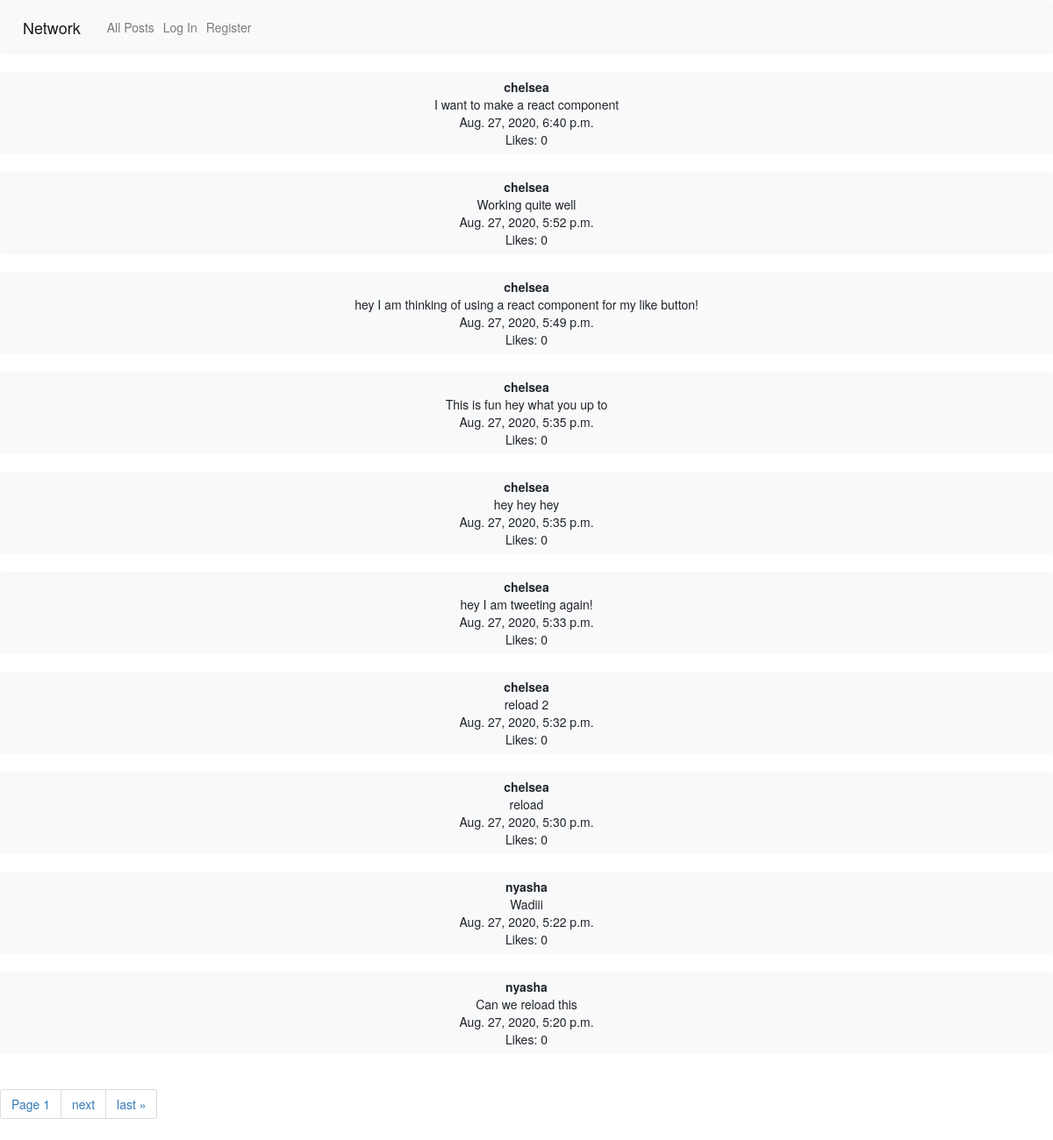
/, run on an earlier commit of the app's database.
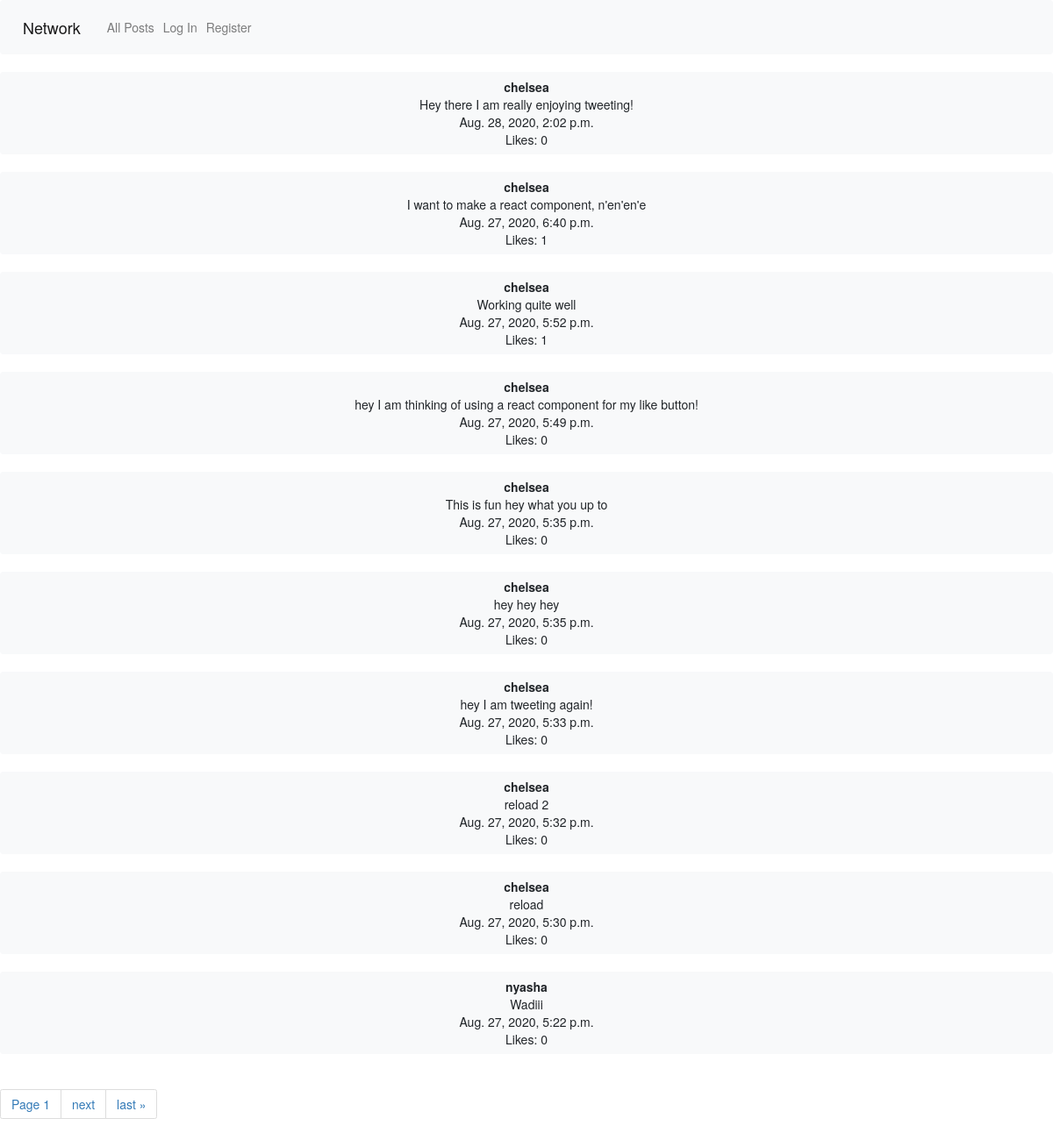
And on a later commit of the database.
### network/models.py (models this page shows, shortened)
class Tweet(models.Model):
    user = models.ForeignKey(User, related_name="tweets", on_delete=models.CASCADE)
    body = models.TextField(blank=True)
    timestamp = models.DateTimeField(auto_now_add=True)

class User(AbstractUser):
    def serialize(self):
        return{
            "id": self.id,
            "username":self.username,
            "tweets": [{"id":tweets.id,"body": tweets.body, "time": tweets.timestamp} for tweets in self.tweets.order_by("-timestamp").all()],
            "following":[user.following_user_id.id for user in self.following.all()],
            "followers":[user.user_id.id for user in self.followers.all()]
        }

### network/views.py (the view)
# urls.py: path("", views.index, name="index"),
def index(request):
    if request.user.is_authenticated:
        tweets = Tweet.objects.all()
        tweets = tweets.order_by("-timestamp").all()
        paginator = Paginator(tweets, 10)
        page_number = request.GET.get('page')
        tweets_obj = paginator.get_page(page_number)
        return render(request, 'network/logged.html', {'tweets_obj': tweets_obj})
    else:
        tweets = Tweet.objects.all()
        tweets = tweets.order_by("-timestamp").all()
        paginator = Paginator(tweets, 10)
        page_number = request.GET.get('page')
        tweets_obj = paginator.get_page(page_number)
        return render(request, 'network/index.html', {'tweets_obj': tweets_obj})

### network/templates/network/index.html (shortened to what this page needs)
{% extends "network/layout.html" %}
{% load static %}
{% block body %}
<div id="all_tweets_view">
    <div id="all_tweets_list">
    {% for tweet in tweets_obj %}
    <button class="tweet btn btn-light bd btn-block"><b>{{tweet.user.username}}</b><br>{{tweet.body}}<br>{{tweet.timestamp}}<br>Likes: {{tweet.likes.count}}</button><br>
    {% endfor %}
    </div>
    <div class="pagination_view">
        <span class="step-links">
            <ul class="pagination">
            <li class="page-item"><a class="page-link"><span class="current">Page {{ tweets_obj.number }}</span></a></li>
            {% if tweets_obj.has_next %}
                <li class="page-item"><a class="page-link" href="?page={{ tweets_obj.next_page_number }}">next</a></li>
                <li class="page-item"><a class="page-link" href="?page={{ tweets_obj.paginator.num_pages }}">last &raquo;</a></li>
            {% endif %}
            </ul>
        </span>
    </div>
    </div>
{% endblock %}

What changed in the data, as far as the page shows it:
no longer on this page (row unchanged): Tweet: user.username "nyasha", body "Can we reload this", timestamp "Aug. 27, 2020, 5:20 p.m.", likes.count "0"
added Tweet: user.username "chelsea", body "Hey there I am really enjoying tweeting!", timestamp "Aug. 28, 2020, 2:02 p.m.", likes.count "0"
changed Tweet: body "I want to make a react component" → "I want to make a react component, n'en'en'e"; likes.count "0" → "1"
computed for Tweet "Working quite well": likes.count "0" → "1"
